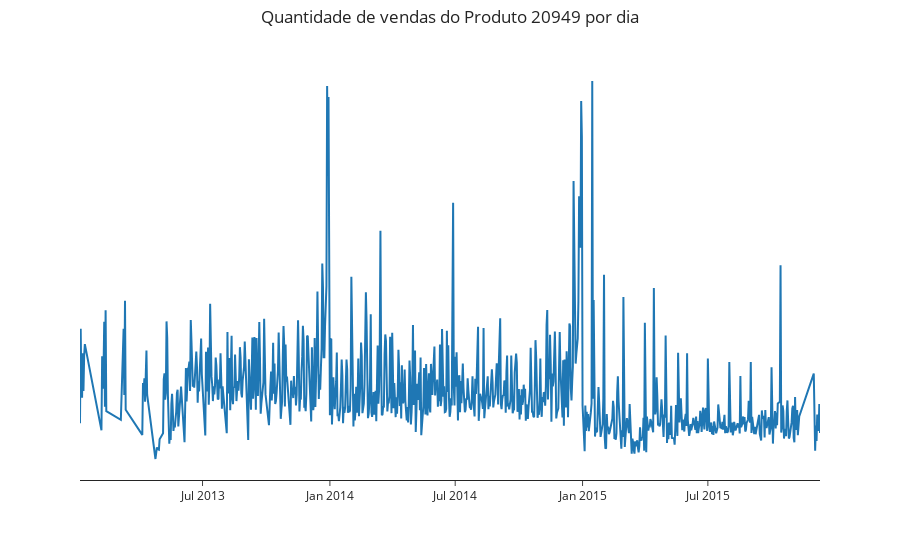

Notebook code cell kept with this figure:
### Code cell
figura = pd.DataFrame(Item_20949.groupby('date')['item_cnt_day'].sum()).reset_index()
plot_line(figura,'date','item_cnt_day', 'Quantidade de vendas do Produto 20949 por dia')

### Figure 1 — Plotly figure (JSON) as saved in the notebook; plotly's stock layout.template omitted (floating-point values rounded to 4 significant figures; data arrays with more than 128 entries replaced by an {"elided": "..."} marker saying what was removed)
{"data": [{"hovertemplate": "date=%{x}<br>item_cnt_day=%{y}<extra></extra>", "legendgroup": "", "line": {"color": "#1F77B4", "dash": "solid"}, "marker": {"symbol": "circle"}, "mode": "lines", "name": "", "orientation": "v", "showlegend": false, "type": "scatter", "x": {"elided": "921 str values"}, "xaxis": "x", "y": {"elided": "921 int values"}, "yaxis": "y"}], "layout": {"legend": {"tracegroupgap": 0}, "margin": {"t": 60}, "title": {"text": "Quantidade de vendas do Produto 20949 por dia", "x": 0.5, "y": 0.98}, "xaxis": {"anchor": "y", "domain": [0, 1], "title": {"text": ""}, "zeroline": true, "zerolinewidth": 2}, "yaxis": {"anchor": "x", "domain": [0, 1], "showline": false, "showticklabels": false, "showticksuffix": "none", "ticks": "", "title": {"text": ""}}}}
